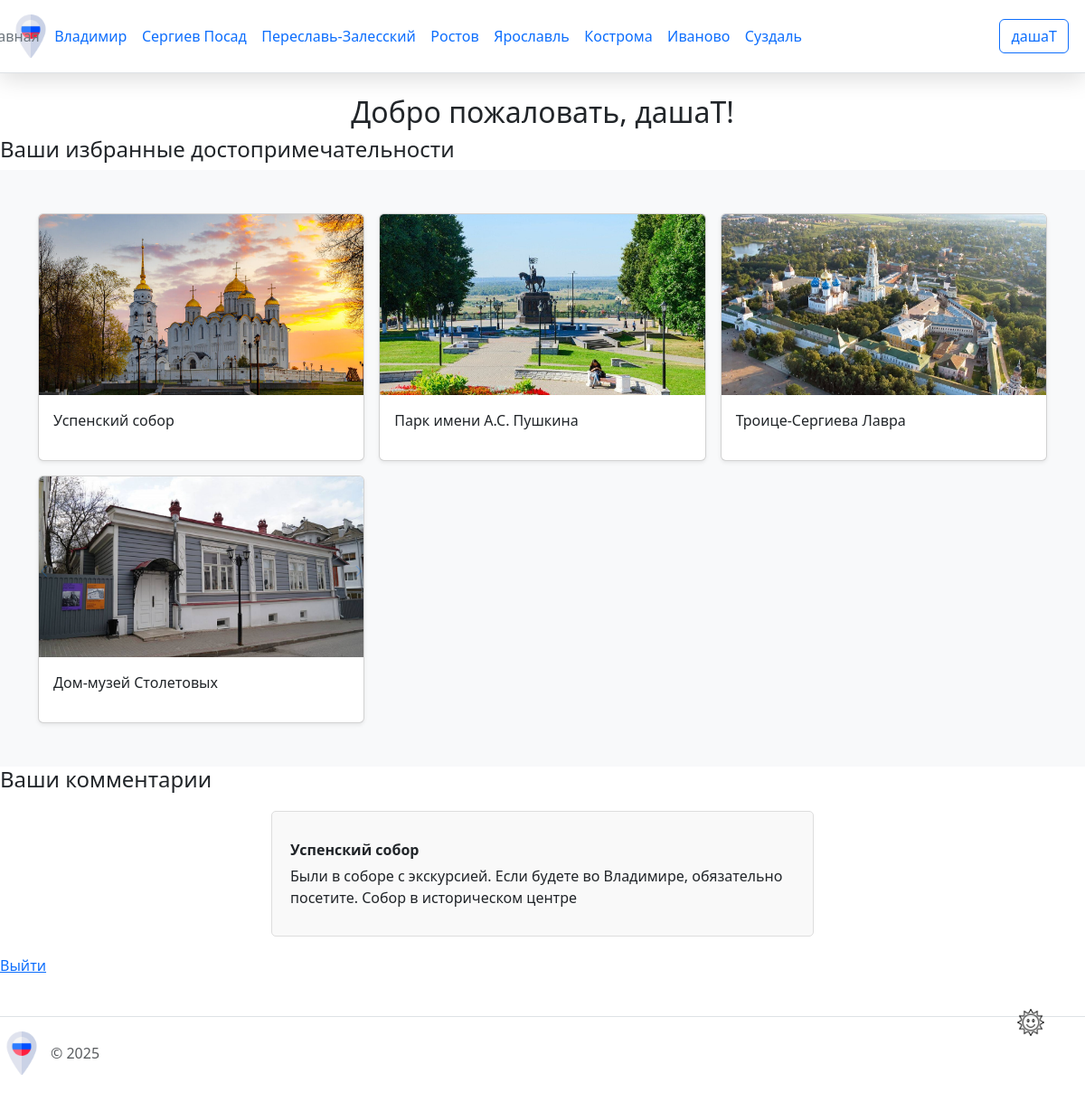
Page /lk (signed in) on the committed database.
### app.py (models this page shows, shortened)
class City(db.Model):
    city_id = db.Column(db.Integer, primary_key=True)
    city_name = db.Column(db.String(20), nullable=False)
    photo = db.Column(db.LargeBinary, nullable=False)
    description = db.Column(db.Text, nullable=False)

class User(UserMixin, db.Model):
    user_id = db.Column(db.Integer, primary_key=True)
    name = db.Column(db.String(20), nullable=False)
    email = db.Column(db.String(40), nullable=False, unique=True)
    password = db.Column(db.Text, nullable=False)

class Attraction(db.Model):
    attraction_id = db.Column(db.Integer, primary_key=True)
    attraction_name = db.Column(db.String(50), nullable=False)
    photo = db.Column(db.LargeBinary, nullable=False)
    description = db.Column(db.Text, nullable=False)
    attraction_type = db.Column(db.String(80), nullable=False)
    city_id = db.Column(db.Integer, db.ForeignKey('city.city_id'), nullable=False)
    latitude = db.Column(db.Float, nullable=True)  # Широта
    longitude = db.Column(db.Float, nullable=True) # Долгота

class Feedback(db.Model):
    feedback_id = db.Column(db.Integer, primary_key=True)
    comment = db.Column(db.String(100), nullable=False)
    user_id = db.Column(db.Integer, db.ForeignKey('user.user_id'), nullable=False)
    attraction_id = db.Column(db.Integer, db.ForeignKey('attraction.attraction_id'), nullable=False)
    created_at = db.Column(db.DateTime, default=datetime.utcnow)

### app.py (the view)
@app.route("/lk")
@login_required
def lk():
    favorites = Favourite.query.filter_by(user_id=current_user.user_id).all()
    favorite_attractions = []
    for favorite in favorites:
        attraction = Attraction.query.get(favorite.attraction_id)
        if attraction:
            favorite_attractions.append(attraction)
    user_comments = Feedback.query.filter_by(user_id=current_user.user_id).all()  # Получаем все комментарии пользователя
    comments_list = []
    for comment in user_comments:
        comments_list.append({
            'attraction_name': get_attraction_name(comment.attraction_id),  # Функция для получения названия достопримечательности
            'text': comment.comment,
        })
    return render_template('lk.html', name=current_user.name, favorites=favorite_attractions, user_comments=comments_list)

### app.py (called while the page is built)
@app.context_processor
def inject_cities():
    cities = City.query.all()
    return dict(cities=cities)

@login_manager.user_loader
def load_user(user_id):
    return User.query.get(int(user_id))

def get_attraction_name(attraction_id):
    attraction = Attraction.query.get(attraction_id)
    return attraction.attraction_name if attraction else "Неизвестно"

### templates/lk.html (shortened to what this page needs)
{% extends 'base.html' %}
{% block content %}
<h2>Добро пожаловать, {{ name }}!</h2>
<h4>Ваши избранные достопримечательности</h4>
<div class="album py-5 bg-body-tertiary">
<div class="container">
 <div class="row row-cols-1 row-cols-sm-2 row-cols-md-3 g-3">
{% for attraction in favorites %}
<div class="col">
    <div class="card shadow-sm">
        <img src="{{ url_for('static', filename='img/' + attraction.photo) }}" class="card-img-top" alt="{{ attraction.attraction_name }}">
        <div class="card-body">
            <p class="card-text">{{ attraction.attraction_name }}</p>
        </div>
    </div>
</div>
{% endfor %}
</div>
</div>
</div>
<h4>Ваши комментарии</h4>
<div class="comments-section">
    {% if user_comments %}
    {% for comment in user_comments %}
    <div class="comment">
      <div class="comment-username">{{ comment.attraction_name }}</div>
      <div class="comment-text">{{ comment.text }} </div>
    </div>
  {% endfor %}
    {% else %}
        <p>Вы еще не оставили комментариев.</p>
    {% endif %}
</div>
<a href="{{ url_for('logout') }}">Выйти</a>
{% endblock %}

### templates/base.html (shortened to what this page needs)
<!DOCTYPE html>
<html lang="en">
<head>
    <link href="https://cdn.jsdelivr.net/npm/bootstrap@5.3.3/dist/css/bootstrap.min.css" rel="stylesheet">
    <link rel="stylesheet" href="https://cdn.jsdelivr.net/npm/bootstrap-icons@1.8.0/font/bootstrap-icons.css">
    <link rel="stylesheet" href="https://cdnjs.cloudflare.com/ajax/libs/font-awesome/6.2.0/css/all.min.css">
    <link rel="stylesheet" href="{{url_for('static', filename='css/main.css')}}">
    <link rel="stylesheet" href="{{url_for('static', filename='css/dark-theme.css')}}">
</head>
<body>
    <div class="page">
        <header class="d-flex flex-wrap align-items-center justify-content-center justify-content-md-between py-3 mb-4 border-bottom">
          <div class="col-md-3 mb-2 mb-md-0 d-flex align-items-center">
            <a href="/" class="d-inline-flex link-body-emphasis text-decoration-none">
              <img class="header__img" src="{{ url_for('static', filename='img/russia.png') }}" alt="russia">
            </a>
          </div>
          <div class="col-md-6 mb-0 mb-md-0 d-flex justify-content-end align-items-center">
            <ul class="nav col-12 col-md-auto mb-2 justify-content-center mb-md-0 nav-menu">
              <li><a href="{{ url_for('index') }}" class="nav-link px-2 link-secondary">Главная</a></li>
              {% for city in cities %}
                <li class="nav-item">
                  <a class="nav-link" href="{{ url_for('city_detail', city_id=city.city_id) }}">{{ city.city_name }}</a>
                </li>
              {% endfor %}
            </ul>
          </div>
          <div class="col-md-3 text-end d-flex align-items-center justify-content-end">
            {% if current_user.is_authenticated %}
                {% if current_user.email == 'forsitediplom@internet.ru' %}
                    <a href="{{ url_for('admin_page') }}">
                        <button type="button" class="btn btn-outline-primary me-2">{{ current_user.name }}</button>
                    </a>
                {% else %}
                    <a href="{{ url_for('lk') }}">
                        <button type="button" class="btn btn-outline-primary me-2">{{ current_user.name }}</button>
                    </a>
                {% endif %}
            {% else %}
                <a href="{{ url_for('login') }}">
                    <button type="button" class="btn btn-outline-primary me-2">Войти</button>
                </a>
            {% endif %}
        </div>
        </header>
        <div class="content">
            {% block content %}{% endblock %}
        </div>
        <div class="image-button-container">
          <button class="image-button">
            <img src="{{ url_for('static', filename='img/sun.png') }}" alt="Sun" class="button-image">
          </button>
        </div>
        <footer class="d-flex flex-wrap justify-content-between align-items-center py-3 my-4 border-top">
            <div class="col-md-4 d-flex align-items-center">
              <a href="/" class="mb-3 me-2 mb-md-0 text-body-secondary text-decoration-none lh-1">
                <img class="header__img" src="{{ url_for('static', filename='img/russia.png') }}" alt="russia">
              </a>
              <span class="mb-3 mb-md-0 text-body-secondary">© 2025</span>
            </div>
        </footer>
    </div>
</body>
</html>

### static/css/main.css (style rules this page uses)
html, body { height: 100%; margin: 0; padding: 0; }
body { display: flex; flex-direction: column; min-height: 100vh; }
.page { display: flex; flex-direction: column; flex: 1; }
.content { flex: 1; padding-bottom: 20px; }
footer { margin-top: auto; width: 100%; padding: 20px 0; }
header { position: sticky; top: 0; padding: 10px; z-index: 1000; background: #fff; -webkit-box-shadow: 0 5px 25px rgba(0, 0, 0, 0.15); box-shadow: 0 5px 25px rgba(0, 0, 0, 0.15) ; width: 100%; }
.header__img { height: 48px; width: 48px; }
.nav-link { padding: 0.2rem 0.5rem; }
.nav li { padding-right: 0.5px; }
.nav li:last-child { padding-right: 0; }
h2 { text-align: center; margin-top: 0; }
.card { height: 100%; }
.card-img-top { width: 100%; height: 200px; object-fit: cover; }
.comments-section { display: flex; justify-content: center; align-items: flex-start; flex-direction: column; max-width: 600px; margin: 20px auto; padding: 20px; border: 1px solid #ddd; border-radius: 5px; background-color: #f9f9f9; }
.comment { border-bottom: 1px solid #ccc; padding: 10px 0; }
.comment:last-child { border-bottom: none; }
.comment-username { font-weight: bold; margin-bottom: 5px; }
.image-button-container { position: fixed; right: 10px; top: 92%; transform: translateY(-50%); z-index: 1000; }
.image-button { width: 100px; height: 50px; border: none; background-color: transparent; cursor: pointer; }
.button-image { width: 30px; height: auto; transition: filter 0.3s ease; }
.nav-menu { display: flex; flex-direction: row; }

### rows in the picture
City: city_name "Владимир"
City: city_name "Сергиев Посад"
City: city_name "Переславь-Залесский"
City: city_name "Ростов"
City: city_name "Ярославль"
City: city_name "Кострома"
City: city_name "Иваново"
City: city_name "Суздаль"
User: name "дашаT"
Attraction: photo (picture), attraction_name "Успенский собор", attraction_name "Успенский собор"
Attraction: photo (picture), attraction_name "Парк имени А.С. Пушкина"
Attraction: photo (picture), attraction_name "Троице-Сергиева Лавра"
Attraction: photo (picture), attraction_name "Дом-музей Столетовых"
Feedback: text "Были в соборе с экскурсией. Если будете во Владимире, обязательно посетите. Собор в историческом центре"
